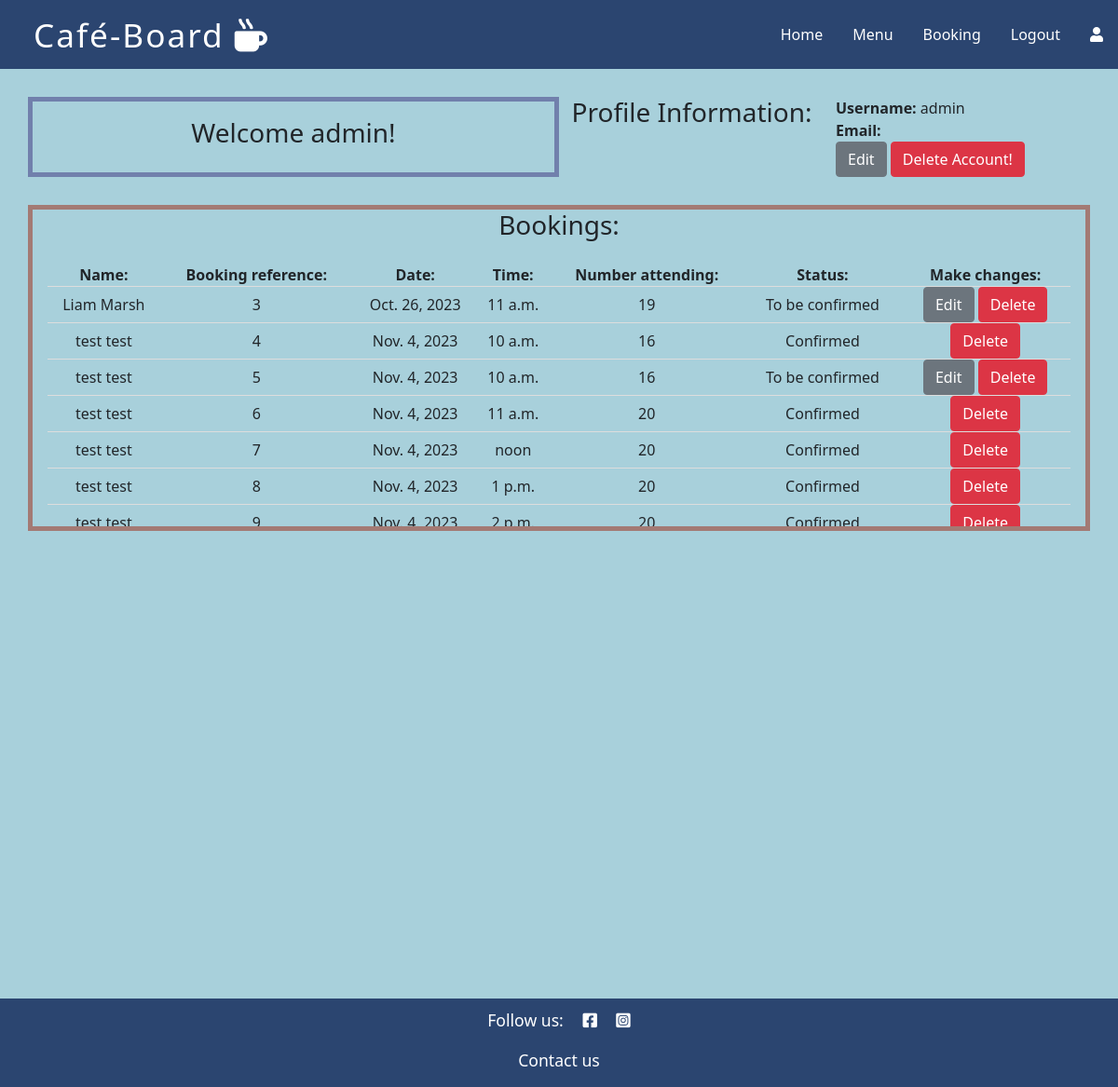
/bookings/display_booking (signed in), run on the app's committed database.
### booking/models.py (models this page shows, shortened)
class Booking(models.Model):
    booking_date = models.DateField()
    booking_time = models.TimeField()
    number_attending = models.IntegerField(default=2)
    booking_status = models.IntegerField(choices=BOOKING_STATUS, default=0)
    customer = models.ForeignKey(Customer, on_delete=models.CASCADE)

class Customer(models.Model):
    first_name = models.CharField(max_length=80)
    last_name = models.CharField(max_length=80)
    email = models.EmailField()
    phone_number = models.CharField(max_length=20)
    user = models.ForeignKey(User, on_delete=models.CASCADE)

### booking/views.py (the view)
# urls.py: path('display_booking', views.display_booking, name='display_booking'),
def display_booking(request):
    customer = Customer.objects.filter(user=request.user)
    bookings = Booking.objects.filter(customer__in=customer)
    context = {
        'bookings': bookings,
    }
    return render(request, 'profile.html', context)

### templates/profile.html (shortened to what this page needs)
{% extends "base.html" %} {% block content %}
<section class="container profile">
  <div class="row">
    <div
      class="col-lg-6 col-md-6 col-sm-12 welcome d-flex justify-content-center align-items-center">
        <h3>Welcome {{user.username}}!</h3>
    </div>
    <div class="col-lg-3 col-md-3 text-center">
      <h3>Profile Information:</h3>
    </div>
    <div class="col-lg-3 col-md-3">
      <span><strong>Username:</strong> {{ user.username }}</span><br />
      <span><strong>Email:</strong> {{ user.email }}</span><br />
      <a href="{% url 'edit_user' user.id %}" aria-label="Navigates to edit user form" id="edit-account">
        <button class="btn btn-secondary">Edit</button>
      </a>
      <button type="button" class="btn btn-danger" data-bs-toggle="modal" data-bs-target="#accountDeleteModal" aria-label="Delete account">
        Delete Account!
      </button>
    </div>
  </div>
</section>
{% if bookings %}
<section class="container bookings">
  <div class="row">
    <div class="col-sm-12 text-center">
      <h3>Bookings:</h3>
    </div>
    <div class="card-body text-center">
      <table id="booking-table">
        <tr>
          <th>Name:</th>
          <th>Booking reference:</th>
          <th>Date:</th>
          <th>Time:</th>
          <th>Number attending:</th>
          <th>Status:</th>
          <th>Make changes:</th>
        </tr>
        {% for booking in bookings %}
        <tr>
          <td>
            {{ booking.customer.first_name }} {{booking.customer.last_name}}
          </td>
          <td>{{ booking.id }}</td>
          <td>{{ booking.booking_date }}</td>
          <td>{{ booking.booking_time }}</td>
          <td>{{booking.number_attending}}</td>
          {% if booking.booking_status == 0 %}
          <td>To be confirmed</td>
          <td>
            <a href="{% url 'edit_booking' booking.id booking.customer.id %}" aria-label="Edit booking">
                <button class="btn btn-secondary">Edit</button>
            </a>
            <a href="{% url 'delete_booking' booking.id booking.customer.id %}" aria-label="Delete booking">
                <button class="btn btn-danger">Delete</button>
            </a>
          </td>
          {% elif booking.booking_status == 1 %}
          <td>Confirmed</td>
          <td>
            <a href="{% url 'delete_booking' booking.id booking.customer.id %}" aria-label="Delete booking">
              <button class="btn btn-danger">Delete</button>
            </a>
          </td>
          {% endif %} {% endfor %}
        </tr>
      </table>
    </div>
  </div>
</section>
{% endif %} {%endblock%}

### static/css/style.css (style rules this page uses)
* { padding: 0; margin: 0; }
body { background-color: #A8D0DB; }
.card-body { height: 150px; }
.profile { margin-top: 30px; }
.welcome { border: 5px solid #7180AC; }
.bookings { margin-top: 30px; border: 5px solid #A37A74; height: 350px; overflow-y: scroll; }
.bookings tr { border-bottom: 1px solid #ddd; }
#booking-table { width: 100%; }
td > a { text-decoration: none; }
#edit-account { text-decoration: none; }

### data on the page
Booking: customer.first_name "Liam", customer.last_name "Marsh", id "3", booking_date "Oct. 26, 2023", booking_time "11 a.m.", number_attending "19", booking_status "To be confirmed"
Booking: customer.first_name "test", customer.last_name "test", id "4", booking_date "Nov. 4, 2023", booking_time "10 a.m.", number_attending "16", booking_status "Confirmed"
Booking: customer.first_name "test", customer.last_name "test", id "5", booking_date "Nov. 4, 2023", booking_time "10 a.m.", number_attending "16", booking_status "To be confirmed"
Booking: customer.first_name "test", customer.last_name "test", id "6", booking_date "Nov. 4, 2023", booking_time "11 a.m.", number_attending "20", booking_status "Confirmed"
Booking: customer.first_name "test", customer.last_name "test", id "7", booking_date "Nov. 4, 2023", booking_time "noon", number_attending "20", booking_status "Confirmed"
Booking: customer.first_name "test", customer.last_name "test", id "8", booking_date "Nov. 4, 2023", booking_time "1 p.m.", number_attending "20", booking_status "Confirmed"
Booking: customer.first_name "test", customer.last_name "test", id "9", booking_date "Nov. 4, 2023", booking_time "2 p.m.", number_attending "20", booking_status "Confirmed"

### other printed values
{{ user.username }} "admin"
